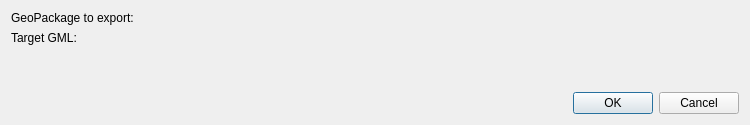
<?xml version="1.0" encoding="UTF-8"?>
<ui version="4.0">
 <class>ExportDialog</class>
 <widget class="QDialog" name="ExportDialog">
  <property name="geometry">
   <rect>
    <x>0</x>
    <y>0</y>
    <width>750</width>
    <height>125</height>
   </rect>
  </property>
  <property name="windowTitle">
   <string>GML export</string>
  </property>
  <layout class="QVBoxLayout" name="verticalLayout_5">
   <item>
    <layout class="QFormLayout" name="formLayout">
     <item row="0" column="1">
      <widget class="QgsFileWidget" name="export_gpkg_path">
       <property name="dialogTitle">
        <string>GeoPackage file selection</string>
       </property>
       <property name="filter">
        <string notr="true">*.gpkg</string>
       </property>
      </widget>
     </item>
     <item row="0" column="0">
      <widget class="QLabel" name="label">
       <property name="text">
        <string>GeoPackage to export:</string>
       </property>
      </widget>
     </item>
     <item row="1" column="1">
      <widget class="QgsFileWidget" name="export_gml_path">
       <property name="dialogTitle">
        <string>Exportálás</string>
       </property>
       <property name="filter">
        <string notr="true">*.gml</string>
       </property>
       <property name="storageMode">
        <enum>QgsFileWidget::SaveFile</enum>
       </property>
      </widget>
     </item>
     <item row="1" column="0">
      <widget class="QLabel" name="label">
       <property name="text">
        <string>Target GML:</string>
       </property>
      </widget>
     </item>
    </layout>
   </item>
   <item>
    <layout class="QHBoxLayout" name="horizontalLayout_2">
     <item>
      <widget class="QDialogButtonBox" name="button_box">
       <property name="orientation">
        <enum>Qt::Horizontal</enum>
       </property>
       <property name="standardButtons">
        <set>QDialogButtonBox::Cancel|QDialogButtonBox::Ok</set>
       </property>
      </widget>
     </item>
    </layout>
   </item>
  </layout>
 </widget>
 <customwidgets>
  <customwidget>
   <class>QgsFileWidget</class>
   <extends>QWidget</extends>
   <header>qgsfilewidget.h</header>
  </customwidget>
 </customwidgets>
 <resources/>
 <connections>
  <connection>
   <sender>button_box</sender>
   <signal>accepted()</signal>
   <receiver>ExportDialog</receiver>
   <slot>accept()</slot>
   <hints>
    <hint type="sourcelabel">
     <x>20</x>
     <y>20</y>
    </hint>
    <hint type="destinationlabel">
     <x>20</x>
     <y>20</y>
    </hint>
   </hints>
  </connection>
  <connection>
   <sender>button_box</sender>
   <signal>rejected()</signal>
   <receiver>ExportDialog</receiver>
   <slot>reject()</slot>
   <hints>
    <hint type="sourcelabel">
     <x>20</x>
     <y>20</y>
    </hint>
    <hint type="destinationlabel">
     <x>20</x>
     <y>20</y>
    </hint>
   </hints>
  </connection>
 </connections>
</ui>
